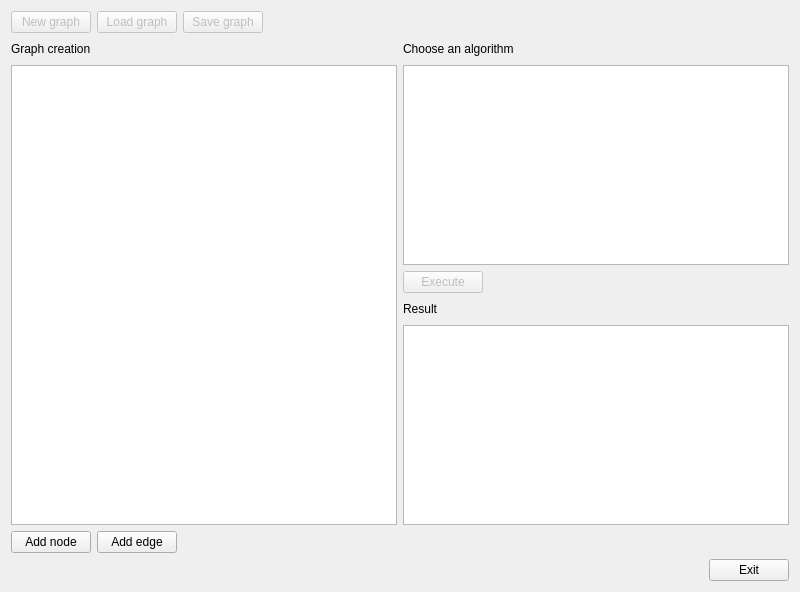
<?xml version="1.0" encoding="UTF-8"?>
<ui version="4.0">
 <class>MainMenu</class>
 <widget class="QWidget" name="MainMenu">
  <property name="geometry">
   <rect>
    <x>0</x>
    <y>0</y>
    <width>800</width>
    <height>592</height>
   </rect>
  </property>
  <property name="sizePolicy">
   <sizepolicy hsizetype="Fixed" vsizetype="Fixed">
    <horstretch>0</horstretch>
    <verstretch>0</verstretch>
   </sizepolicy>
  </property>
  <property name="windowTitle">
   <string>GiA</string>
  </property>
  <layout class="QVBoxLayout" name="verticalLayout_3">
   <item>
    <layout class="QHBoxLayout" name="horizontalLayout">
     <item>
      <widget class="QPushButton" name="pb_new">
       <property name="enabled">
        <bool>false</bool>
       </property>
       <property name="text">
        <string>New graph</string>
       </property>
      </widget>
     </item>
     <item>
      <widget class="QPushButton" name="pb_load">
       <property name="enabled">
        <bool>false</bool>
       </property>
       <property name="text">
        <string>Load graph</string>
       </property>
      </widget>
     </item>
     <item>
      <widget class="QPushButton" name="pb_save">
       <property name="enabled">
        <bool>false</bool>
       </property>
       <property name="text">
        <string>Save graph</string>
       </property>
      </widget>
     </item>
     <item>
      <spacer name="horizontalSpacer">
       <property name="orientation">
        <enum>Qt::Horizontal</enum>
       </property>
       <property name="sizeHint" stdset="0">
        <size>
         <width>40</width>
         <height>20</height>
        </size>
       </property>
      </spacer>
     </item>
    </layout>
   </item>
   <item>
    <layout class="QHBoxLayout" name="horizontalLayout_7">
     <item>
      <layout class="QVBoxLayout" name="verticalLayout_2">
       <item>
        <layout class="QHBoxLayout" name="horizontalLayout_4">
         <item>
          <widget class="QLabel" name="label_2">
           <property name="text">
            <string>Graph creation</string>
           </property>
          </widget>
         </item>
         <item>
          <spacer name="horizontalSpacer_4">
           <property name="orientation">
            <enum>Qt::Horizontal</enum>
           </property>
           <property name="sizeHint" stdset="0">
            <size>
             <width>40</width>
             <height>20</height>
            </size>
           </property>
          </spacer>
         </item>
        </layout>
       </item>
       <item>
        <widget class="QGraphicsView" name="gv_graph">
         <property name="minimumSize">
          <size>
           <width>300</width>
           <height>300</height>
          </size>
         </property>
        </widget>
       </item>
      </layout>
     </item>
     <item>
      <layout class="QVBoxLayout" name="verticalLayout">
       <item>
        <layout class="QHBoxLayout" name="horizontalLayout_3">
         <item>
          <widget class="QLabel" name="label">
           <property name="text">
            <string>Choose an algorithm</string>
           </property>
          </widget>
         </item>
         <item>
          <spacer name="horizontalSpacer_3">
           <property name="orientation">
            <enum>Qt::Horizontal</enum>
           </property>
           <property name="sizeHint" stdset="0">
            <size>
             <width>40</width>
             <height>20</height>
            </size>
           </property>
          </spacer>
         </item>
        </layout>
       </item>
       <item>
        <widget class="QListView" name="lv_algorithms">
         <property name="minimumSize">
          <size>
           <width>300</width>
           <height>150</height>
          </size>
         </property>
         <property name="viewMode">
          <enum>QListView::IconMode</enum>
         </property>
        </widget>
       </item>
       <item>
        <layout class="QHBoxLayout" name="horizontalLayout_2">
         <item>
          <widget class="QPushButton" name="pb_execute">
           <property name="enabled">
            <bool>false</bool>
           </property>
           <property name="text">
            <string>Execute</string>
           </property>
          </widget>
         </item>
         <item>
          <spacer name="horizontalSpacer_6">
           <property name="orientation">
            <enum>Qt::Horizontal</enum>
           </property>
           <property name="sizeHint" stdset="0">
            <size>
             <width>40</width>
             <height>20</height>
            </size>
           </property>
          </spacer>
         </item>
        </layout>
       </item>
       <item>
        <layout class="QHBoxLayout" name="horizontalLayout_8">
         <item>
          <widget class="QLabel" name="label_3">
           <property name="text">
            <string>Result</string>
           </property>
          </widget>
         </item>
         <item>
          <spacer name="horizontalSpacer_7">
           <property name="orientation">
            <enum>Qt::Horizontal</enum>
           </property>
           <property name="sizeHint" stdset="0">
            <size>
             <width>40</width>
             <height>20</height>
            </size>
           </property>
          </spacer>
         </item>
        </layout>
       </item>
       <item>
        <widget class="QTextEdit" name="te_result">
         <property name="minimumSize">
          <size>
           <width>300</width>
           <height>150</height>
          </size>
         </property>
        </widget>
       </item>
      </layout>
     </item>
    </layout>
   </item>
   <item>
    <layout class="QHBoxLayout" name="horizontalLayout_6">
     <item>
      <widget class="QPushButton" name="pb_addNode">
       <property name="text">
        <string>Add node</string>
       </property>
      </widget>
     </item>
     <item>
      <widget class="QPushButton" name="pb_addEdge">
       <property name="enabled">
        <bool>true</bool>
       </property>
       <property name="text">
        <string>Add edge</string>
       </property>
      </widget>
     </item>
     <item>
      <spacer name="horizontalSpacer_2">
       <property name="orientation">
        <enum>Qt::Horizontal</enum>
       </property>
       <property name="sizeHint" stdset="0">
        <size>
         <width>40</width>
         <height>20</height>
        </size>
       </property>
      </spacer>
     </item>
    </layout>
   </item>
   <item>
    <layout class="QHBoxLayout" name="horizontalLayout_5">
     <item>
      <spacer name="horizontalSpacer_5">
       <property name="orientation">
        <enum>Qt::Horizontal</enum>
       </property>
       <property name="sizeHint" stdset="0">
        <size>
         <width>40</width>
         <height>20</height>
        </size>
       </property>
      </spacer>
     </item>
     <item>
      <widget class="QPushButton" name="pb_exit">
       <property name="text">
        <string>Exit</string>
       </property>
      </widget>
     </item>
    </layout>
   </item>
  </layout>
 </widget>
 <layoutdefault spacing="6" margin="11"/>
 <resources/>
 <connections>
  <connection>
   <sender>pb_exit</sender>
   <signal>clicked()</signal>
   <receiver>MainMenu</receiver>
   <slot>close()</slot>
   <hints>
    <hint type="sourcelabel">
     <x>738</x>
     <y>36</y>
    </hint>
    <hint type="destinationlabel">
     <x>741</x>
     <y>70</y>
    </hint>
   </hints>
  </connection>
 </connections>
</ui>
